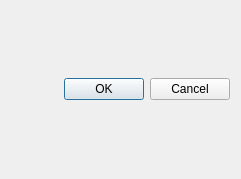
<?xml version="1.0" encoding="UTF-8"?>
<ui version="4.0">
 <class>select_control_dialog</class>
 <widget class="QDialog" name="select_control_dialog">
  <property name="geometry">
   <rect>
    <x>0</x>
    <y>0</y>
    <width>241</width>
    <height>179</height>
   </rect>
  </property>
  <property name="windowTitle">
   <string>Select Controller Type</string>
  </property>
  <layout class="QVBoxLayout" name="verticalLayout">
   <item>
    <layout class="QVBoxLayout" name="environment_radiobutton_layout"/>
   </item>
   <item>
    <widget class="QDialogButtonBox" name="buttonBox">
     <property name="orientation">
      <enum>Qt::Horizontal</enum>
     </property>
     <property name="standardButtons">
      <set>QDialogButtonBox::Cancel|QDialogButtonBox::Ok</set>
     </property>
    </widget>
   </item>
  </layout>
 </widget>
 <resources/>
 <connections>
  <connection>
   <sender>buttonBox</sender>
   <signal>accepted()</signal>
   <receiver>select_control_dialog</receiver>
   <slot>accept()</slot>
   <hints>
    <hint type="sourcelabel">
     <x>248</x>
     <y>254</y>
    </hint>
    <hint type="destinationlabel">
     <x>157</x>
     <y>274</y>
    </hint>
   </hints>
  </connection>
  <connection>
   <sender>buttonBox</sender>
   <signal>rejected()</signal>
   <receiver>select_control_dialog</receiver>
   <slot>reject()</slot>
   <hints>
    <hint type="sourcelabel">
     <x>316</x>
     <y>260</y>
    </hint>
    <hint type="destinationlabel">
     <x>286</x>
     <y>274</y>
    </hint>
   </hints>
  </connection>
 </connections>
</ui>
